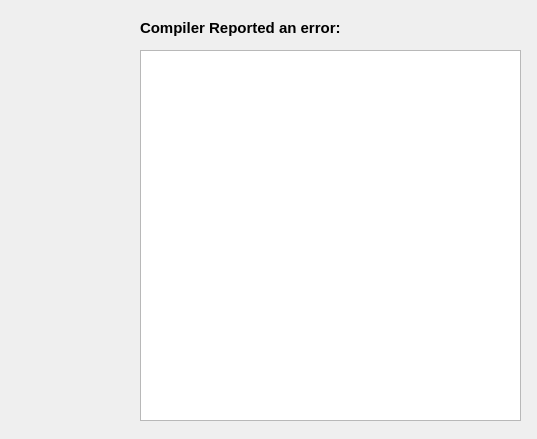
<?xml version="1.0" encoding="UTF-8"?>
<ui version="4.0">
 <class>FrmCompilerError</class>
 <widget class="QDialog" name="FrmCompilerError">
  <property name="geometry">
   <rect>
    <x>0</x>
    <y>0</y>
    <width>537</width>
    <height>439</height>
   </rect>
  </property>
  <property name="windowTitle">
   <string>Build Failed</string>
  </property>
  <widget class="QLabel" name="label">
   <property name="geometry">
    <rect>
     <x>20</x>
     <y>10</y>
     <width>101</width>
     <height>111</height>
    </rect>
   </property>
   <property name="text">
    <string/>
   </property>
   <property name="pixmap">
    <pixmap resource="icons.qrc">:/icons/icons/compilerError.png</pixmap>
   </property>
  </widget>
  <widget class="QLabel" name="label_2">
   <property name="geometry">
    <rect>
     <x>140</x>
     <y>20</y>
     <width>261</width>
     <height>16</height>
    </rect>
   </property>
   <property name="font">
    <font>
     <pointsize>11</pointsize>
     <weight>75</weight>
     <bold>true</bold>
    </font>
   </property>
   <property name="text">
    <string>Compiler Reported an error:</string>
   </property>
  </widget>
  <widget class="QPlainTextEdit" name="txtError">
   <property name="geometry">
    <rect>
     <x>140</x>
     <y>50</y>
     <width>381</width>
     <height>371</height>
    </rect>
   </property>
   <property name="readOnly">
    <bool>true</bool>
   </property>
  </widget>
 </widget>
 <resources>
  <include location="icons.qrc"/>
 </resources>
 <connections/>
</ui>
